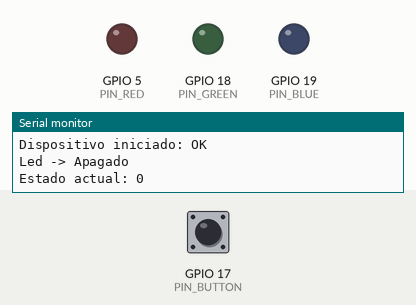
Simulated run of this program. Board: ESP32. Shown: output pins drawn as LEDs (lit = HIGH), the last lines printed to the serial monitor. Inputs (shaded band) come from the test bench; at power-on: GPIO 17 (PIN_BUTTON) LOW.

Above: at 1.2 s.
1.3 s: GPIO 17 (PIN_BUTTON) pulled HIGH for 0.15 s
At 2.2 s:
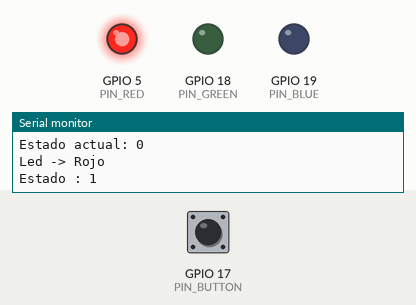
2.9 s: GPIO 17 (PIN_BUTTON) pulled HIGH for 1 s
At 3.5 s:
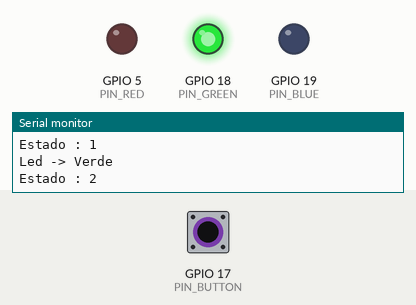
5.4 s: GPIO 17 (PIN_BUTTON) pulled HIGH for 0.15 s
At 5.9 s:
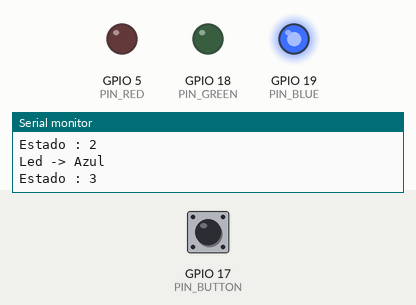
7.0 s: GPIO 17 (PIN_BUTTON) pulled HIGH for 3.2 s
At 8.4 s:
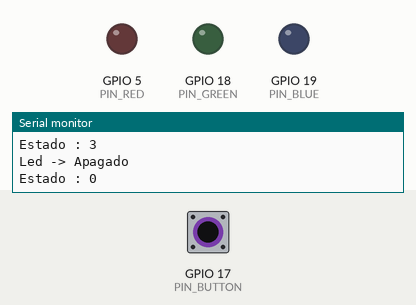
Timing chart, 0 to 10.0 s (numbered marks = the images above; inputs shaded):
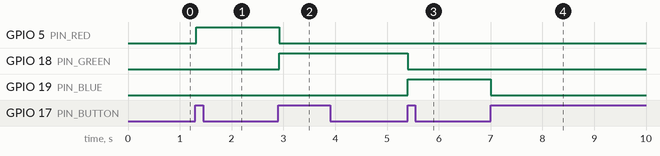

Measured:
- after the input at 1.3 s, GPIO 5 (PIN_RED): LOW → HIGH at once
- after the input at 2.9 s, GPIO 5 (PIN_RED): HIGH → LOW at once; GPIO 18 (PIN_GREEN): LOW → HIGH at once
- after the input at 5.4 s, GPIO 18 (PIN_GREEN): HIGH → LOW at once; GPIO 19 (PIN_BLUE): LOW → HIGH at once
- after the input at 7.0 s, GPIO 19 (PIN_BLUE): HIGH → LOW at once

The program:

main.cpp
```cpp
#include <Arduino.h>

/* Constantes */

// Para debug
#define DEBUG 1

// Estados
#define OFF_STATE 0
#define RED_STATE 1
#define GREEN_STATE 2
#define BLUE_STATE 3

// Comunicacion serial
const int baud_rate = 9600;

// Para el programa
const int DEBOUNCE_WINDOW = 40; // in ms

/* Entradas y salidas */

// Entradas
const int PIN_BUTTON = 17;

// Salidas
#define PIN_RED 5      // P5 (GPIO5)
#define PIN_GREEN 18   // P18 (GPI18)
#define PIN_BLUE 19     // P19 (GPI19)

/* Variables*/
int state;          // Estado
int button_val_prev;  // Valor del boton anterior
int button_val_act;  // Valor del boton anterior

/* Funciones */

void put_color(int, int, int);

void setup() {
  pinMode(PIN_BUTTON, INPUT);
  state = OFF_STATE;
  button_val_act = LOW; // Valor inicial del boton
  put_color(0, 0, 0);   // Led inicia apagado
  Serial.begin(baud_rate);
  Serial.println("Dispositivo iniciado: OK");
  Serial.println("Led -> Apagado");
  #ifdef DEBUG
    Serial.print("Estado actual: ");
    Serial.println(state);
  #endif
}

void loop() {
  // Lectura inicial del boton
  button_val_act = digitalRead(PIN_BUTTON); // Se lee el boton

  // Ventan de tiempo para el debounce
  delay(DEBOUNCE_WINDOW);

  // Lectura despues de que pasa el rebote del boton
  button_val_prev = button_val_act;         // Se almacena el valor previo del boton
  button_val_act = digitalRead(PIN_BUTTON); // Se vuelve a leer el boton

  // Comparacion de los valores previo y actual del boton
  if (button_val_act != button_val_prev) {
    // Se pulso el boton
    if(button_val_act == HIGH) {
      // Se verifica que el boton haya cambiado de LOW a HIGH
      // Maquina de estados
      switch (state) {
      case OFF_STATE:
        state = RED_STATE;    // Proximo estado -> Rojo
        put_color(255, 0, 0); // Led se pone en rojo
        Serial.println("Led -> Rojo");
        #ifdef DEBUG
          Serial.print("Estado : ");
          Serial.println(state);
        #endif
        break;
      case RED_STATE:
        state = GREEN_STATE;  // Proximo estado -> Verde
        put_color(0, 255, 0); // Led se pone en verde
        Serial.println("Led -> Verde");
        #ifdef DEBUG
          Serial.print("Estado : ");
          Serial.println(state);
        #endif
        break;
      case GREEN_STATE:
        state = BLUE_STATE;   // Proximo estado -> Azul
        put_color(0, 0, 255); // Led se pone en azul
        Serial.println("Led -> Azul");
        #ifdef DEBUG
          Serial.print("Estado : ");
          Serial.println(state);
        #endif
        break;
      case BLUE_STATE:
        state = OFF_STATE;   // Proximo estado -> Apagado
        put_color(0, 0, 0); // Led se apaga
        Serial.println("Led -> Apagado");
        #ifdef DEBUG
          Serial.print("Estado : ");
          Serial.println(state);
        #endif
        break;
      }
    }
  }
}

// Funciones
void put_color(int R, int G, int B) {
  analogWrite(PIN_RED,R);
  analogWrite(PIN_GREEN,G);
  analogWrite(PIN_BLUE,B);
}
```
